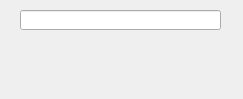
<?xml version="1.0" encoding="UTF-8"?>
<ui version="4.0">
 <class>m39t2Class</class>
 <widget class="QMainWindow" name="m39t2Class">
  <property name="geometry">
   <rect>
    <x>0</x>
    <y>0</y>
    <width>243</width>
    <height>99</height>
   </rect>
  </property>
  <property name="windowTitle">
   <string>Phone validation</string>
  </property>
  <widget class="QWidget" name="centralWidget">
   <widget class="QLineEdit" name="phone">
    <property name="geometry">
     <rect>
      <x>20</x>
      <y>10</y>
      <width>201</width>
      <height>20</height>
     </rect>
    </property>
   </widget>
   <widget class="QLabel" name="status">
    <property name="geometry">
     <rect>
      <x>90</x>
      <y>60</y>
      <width>47</width>
      <height>13</height>
     </rect>
    </property>
    <property name="text">
     <string/>
    </property>
   </widget>
  </widget>
 </widget>
 <layoutdefault spacing="6" margin="11"/>
 <resources>
  <include location="m39t2.qrc"/>
 </resources>
 <connections/>
</ui>
